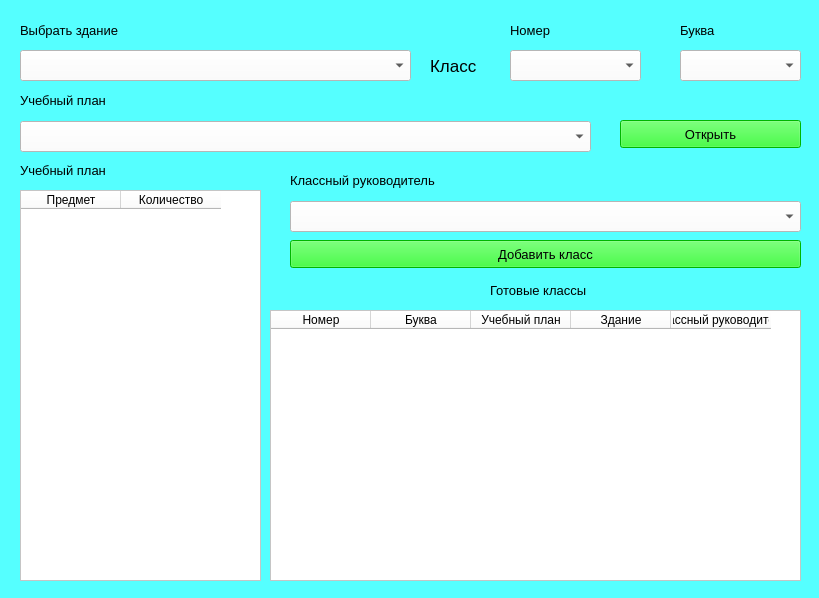
<?xml version="1.0" encoding="UTF-8"?>
<ui version="4.0">
 <class>Classes</class>
 <widget class="QWidget" name="Classes">
  <property name="geometry">
   <rect>
    <x>0</x>
    <y>0</y>
    <width>819</width>
    <height>598</height>
   </rect>
  </property>
  <property name="windowTitle">
   <string>add_classes</string>
  </property>
  <property name="styleSheet">
   <string notr="true">background-color: rgb(85, 255, 255);</string>
  </property>
  <widget class="QPushButton" name="push_open_plan">
   <property name="enabled">
    <bool>true</bool>
   </property>
   <property name="geometry">
    <rect>
     <x>620</x>
     <y>120</y>
     <width>181</width>
     <height>28</height>
    </rect>
   </property>
   <property name="font">
    <font>
     <pointsize>10</pointsize>
    </font>
   </property>
   <property name="styleSheet">
    <string notr="true">background-color: rgb(255, 255, 255);
background-color: rgb(0, 255, 0);</string>
   </property>
   <property name="text">
    <string>Открыть</string>
   </property>
  </widget>
  <widget class="QTableWidget" name="table_plan">
   <property name="enabled">
    <bool>true</bool>
   </property>
   <property name="geometry">
    <rect>
     <x>20</x>
     <y>190</y>
     <width>241</width>
     <height>391</height>
    </rect>
   </property>
   <property name="font">
    <font>
     <pointsize>10</pointsize>
    </font>
   </property>
   <property name="styleSheet">
    <string notr="true">background-color: rgb(255, 255, 255);</string>
   </property>
   <column>
    <property name="text">
     <string>Предмет</string>
    </property>
   </column>
   <column>
    <property name="text">
     <string>Количество</string>
    </property>
   </column>
  </widget>
  <widget class="QPushButton" name="push_add_class">
   <property name="geometry">
    <rect>
     <x>290</x>
     <y>240</y>
     <width>511</width>
     <height>28</height>
    </rect>
   </property>
   <property name="font">
    <font>
     <pointsize>10</pointsize>
    </font>
   </property>
   <property name="styleSheet">
    <string notr="true">background-color: rgb(255, 255, 255);
background-color: rgb(0, 255, 0);</string>
   </property>
   <property name="text">
    <string>Добавить класс</string>
   </property>
  </widget>
  <widget class="QTableWidget" name="tableClasses">
   <property name="enabled">
    <bool>true</bool>
   </property>
   <property name="geometry">
    <rect>
     <x>270</x>
     <y>310</y>
     <width>531</width>
     <height>271</height>
    </rect>
   </property>
   <property name="font">
    <font>
     <pointsize>10</pointsize>
    </font>
   </property>
   <property name="styleSheet">
    <string notr="true">background-color: rgb(255, 255, 255);</string>
   </property>
   <column>
    <property name="text">
     <string>Номер</string>
    </property>
   </column>
   <column>
    <property name="text">
     <string>Буква</string>
    </property>
   </column>
   <column>
    <property name="text">
     <string>Учебный план</string>
    </property>
   </column>
   <column>
    <property name="text">
     <string>Здание</string>
    </property>
   </column>
   <column>
    <property name="text">
     <string>Классный руководитель</string>
    </property>
   </column>
  </widget>
  <widget class="QLabel" name="label">
   <property name="geometry">
    <rect>
     <x>20</x>
     <y>20</y>
     <width>141</width>
     <height>21</height>
    </rect>
   </property>
   <property name="font">
    <font>
     <pointsize>10</pointsize>
    </font>
   </property>
   <property name="text">
    <string>Выбрать здание</string>
   </property>
  </widget>
  <widget class="QComboBox" name="choice_build">
   <property name="geometry">
    <rect>
     <x>20</x>
     <y>50</y>
     <width>391</width>
     <height>31</height>
    </rect>
   </property>
   <property name="font">
    <font>
     <pointsize>10</pointsize>
    </font>
   </property>
   <property name="styleSheet">
    <string notr="true">background-color: rgb(255, 255, 255);</string>
   </property>
  </widget>
  <widget class="QComboBox" name="combo_school_plans">
   <property name="enabled">
    <bool>true</bool>
   </property>
   <property name="geometry">
    <rect>
     <x>20</x>
     <y>121</y>
     <width>571</width>
     <height>31</height>
    </rect>
   </property>
   <property name="font">
    <font>
     <pointsize>10</pointsize>
    </font>
   </property>
   <property name="styleSheet">
    <string notr="true">background-color: rgb(255, 255, 255);</string>
   </property>
  </widget>
  <widget class="QComboBox" name="class_number">
   <property name="geometry">
    <rect>
     <x>510</x>
     <y>50</y>
     <width>131</width>
     <height>31</height>
    </rect>
   </property>
   <property name="font">
    <font>
     <pointsize>10</pointsize>
    </font>
   </property>
   <property name="styleSheet">
    <string notr="true">background-color: rgb(255, 255, 255);</string>
   </property>
  </widget>
  <widget class="QLabel" name="label_2">
   <property name="geometry">
    <rect>
     <x>430</x>
     <y>50</y>
     <width>71</width>
     <height>31</height>
    </rect>
   </property>
   <property name="font">
    <font>
     <pointsize>13</pointsize>
    </font>
   </property>
   <property name="text">
    <string>Класс</string>
   </property>
  </widget>
  <widget class="QLabel" name="label_3">
   <property name="geometry">
    <rect>
     <x>510</x>
     <y>20</y>
     <width>51</width>
     <height>21</height>
    </rect>
   </property>
   <property name="font">
    <font>
     <pointsize>10</pointsize>
    </font>
   </property>
   <property name="text">
    <string>Номер</string>
   </property>
  </widget>
  <widget class="QComboBox" name="class_letter">
   <property name="geometry">
    <rect>
     <x>680</x>
     <y>50</y>
     <width>121</width>
     <height>31</height>
    </rect>
   </property>
   <property name="font">
    <font>
     <pointsize>10</pointsize>
    </font>
   </property>
   <property name="styleSheet">
    <string notr="true">background-color: rgb(255, 255, 255);</string>
   </property>
  </widget>
  <widget class="QLabel" name="label_4">
   <property name="geometry">
    <rect>
     <x>680</x>
     <y>20</y>
     <width>61</width>
     <height>21</height>
    </rect>
   </property>
   <property name="font">
    <font>
     <pointsize>10</pointsize>
    </font>
   </property>
   <property name="text">
    <string>Буква</string>
   </property>
  </widget>
  <widget class="QLabel" name="label_5">
   <property name="geometry">
    <rect>
     <x>20</x>
     <y>90</y>
     <width>211</width>
     <height>21</height>
    </rect>
   </property>
   <property name="font">
    <font>
     <pointsize>10</pointsize>
    </font>
   </property>
   <property name="text">
    <string>Учебный план</string>
   </property>
  </widget>
  <widget class="QLabel" name="label_7">
   <property name="geometry">
    <rect>
     <x>20</x>
     <y>160</y>
     <width>191</width>
     <height>21</height>
    </rect>
   </property>
   <property name="font">
    <font>
     <pointsize>10</pointsize>
    </font>
   </property>
   <property name="text">
    <string>Учебный план</string>
   </property>
  </widget>
  <widget class="QLabel" name="label_8">
   <property name="geometry">
    <rect>
     <x>490</x>
     <y>280</y>
     <width>161</width>
     <height>21</height>
    </rect>
   </property>
   <property name="font">
    <font>
     <pointsize>10</pointsize>
    </font>
   </property>
   <property name="text">
    <string>Готовые классы</string>
   </property>
  </widget>
  <widget class="QComboBox" name="line_class_teacher">
   <property name="geometry">
    <rect>
     <x>290</x>
     <y>201</y>
     <width>511</width>
     <height>31</height>
    </rect>
   </property>
   <property name="font">
    <font>
     <pointsize>10</pointsize>
    </font>
   </property>
   <property name="styleSheet">
    <string notr="true">background-color: rgb(255, 255, 255);</string>
   </property>
  </widget>
  <widget class="QLabel" name="label_6">
   <property name="geometry">
    <rect>
     <x>290</x>
     <y>170</y>
     <width>371</width>
     <height>21</height>
    </rect>
   </property>
   <property name="font">
    <font>
     <pointsize>10</pointsize>
    </font>
   </property>
   <property name="text">
    <string>Классный руководитель</string>
   </property>
  </widget>
 </widget>
 <resources/>
 <connections/>
</ui>
